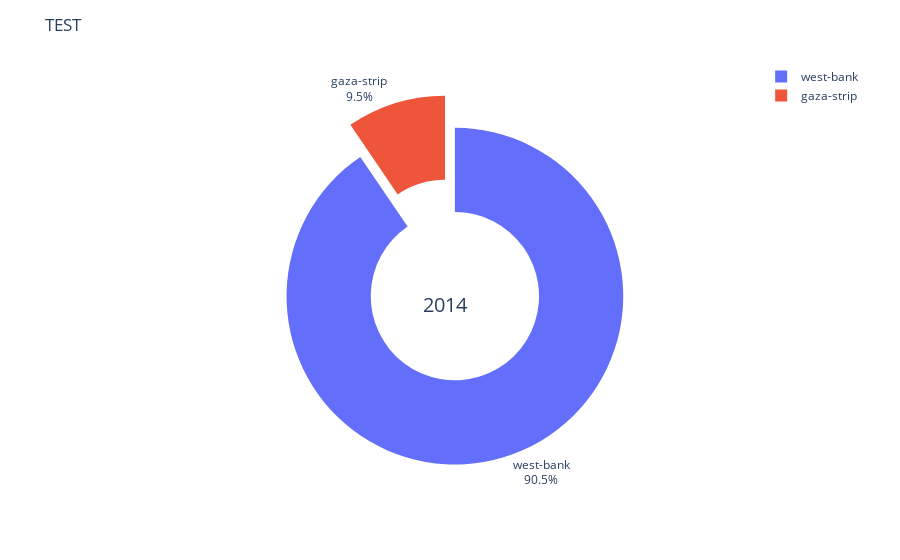

The code cell stored with this chart in its notebook:
### Code cell
fig=px.pie(yy[yy['Year']==2010],values='total_Homeless',names='Area',hole=.5,hover_data=['Housing Units'])
fig.update_traces(textposition='outside', textinfo='percent+label',pull=[0, 0.2, 0,0,0,0,0])
fig.update_layout(
    title_text="TEST",
    # Add annotations in the center of the donut pies.
    annotations=[dict(text='2014', x=0.50, y=0.4, font_size=20, showarrow=False),
                 ])
fig.show()

### Figure 1 — Plotly figure (JSON) as saved in the notebook; plotly's stock layout.template omitted (floating-point values rounded to 4 significant figures)
{"data": [{"customdata": [[12], [86]], "domain": {"x": [0, 1], "y": [0, 1]}, "hole": 0.5, "hovertemplate": "Area=%{label}<br>total_Homeless=%{value}<br>Housing Units=%{customdata[0]}<extra></extra>", "labels": ["gaza-strip", "west-bank"], "legendgroup": "", "name": "", "pull": [0, 0.2, 0, 0, 0, 0, 0], "showlegend": true, "textinfo": "percent+label", "textposition": "outside", "type": "pie", "values": [61, 581]}], "layout": {"annotations": [{"font": {"size": 20}, "showarrow": false, "text": "2014", "x": 0.5, "y": 0.4}], "legend": {"tracegroupgap": 0}, "margin": {"t": 60}, "title": {"text": "TEST"}}}
